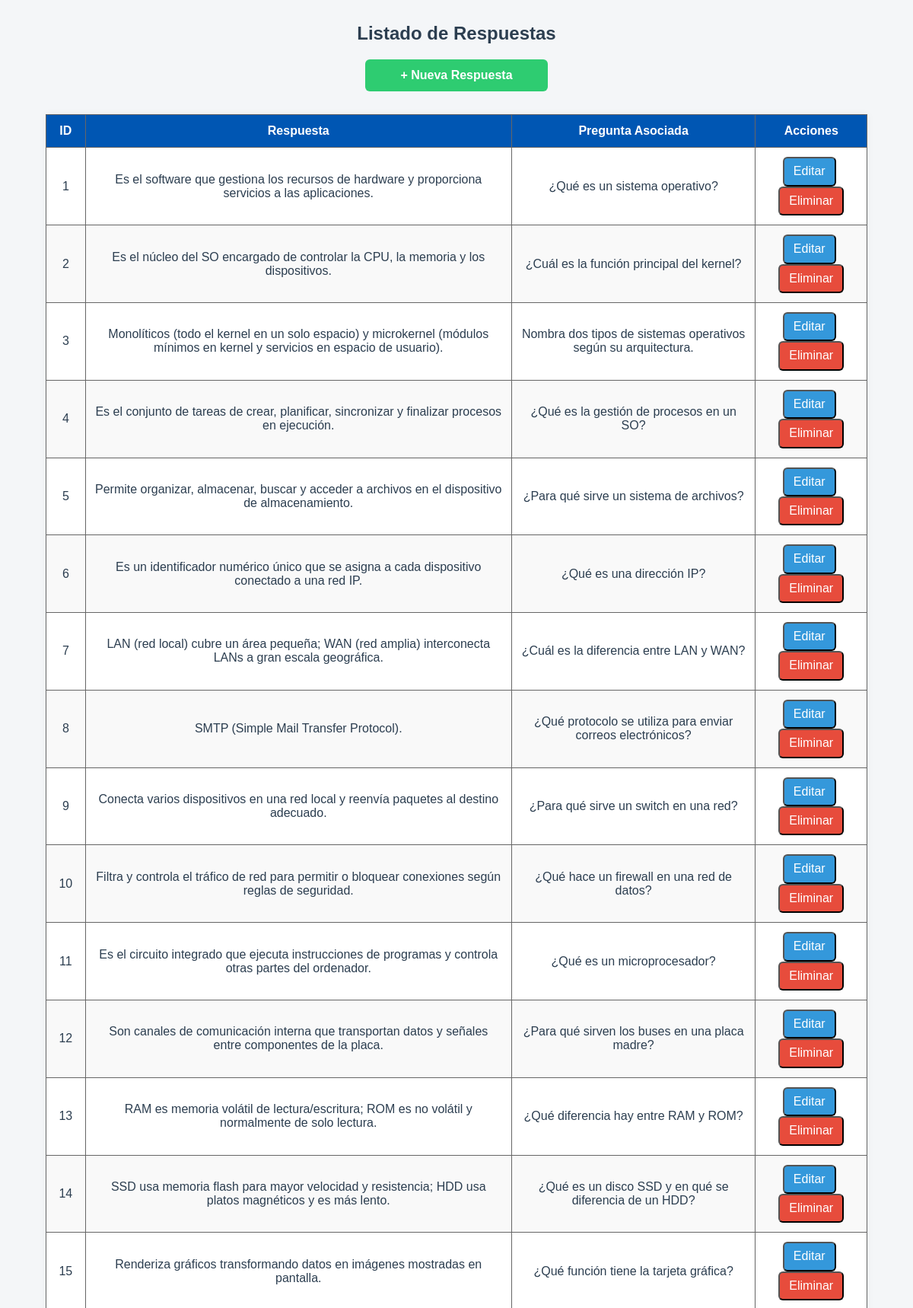
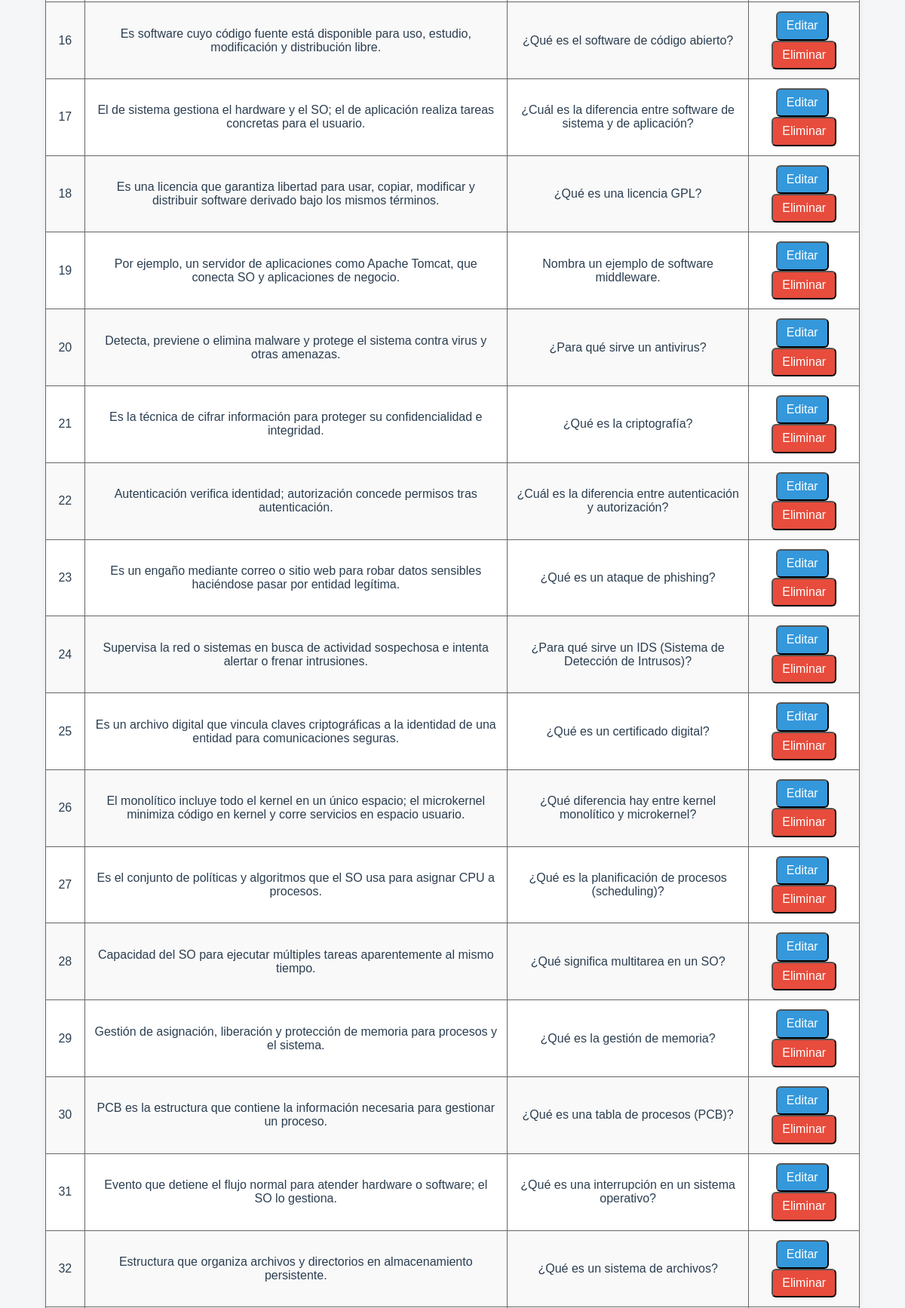
The app's page /listarRespuesta.php (upper part) with its own data (2 pictures, top to bottom).
### tables this page shows
CREATE TABLE `respuesta` (
  `id` int(11) NOT NULL,
  `respuesta` varchar(500) NOT NULL,
  `pregunta_id` int(11) NOT NULL
);

### Model/respuesta.class.php (called while the page is built, shortened)
<?php
class Respuesta {
    public static function obtenerTodxs() {
        $conexion = Database::getInstance()->getConnection();
        $sql = "SELECT r.id, r.respuesta, r.pregunta_id, p.preguntas
                FROM respuesta r
                JOIN preguntas p ON r.pregunta_id = p.id";
        $stmt = $conexion->query($sql);
        return $stmt->fetchAll(PDO::FETCH_ASSOC);
    }
}

### Model/preguntas.class.php (called while the page is built, shortened)
<?php
class Pregunta {
    public static function obtenerTodxs() {
        $conexion = Database::getInstance()->getConnection();
        $sql = "SELECT * FROM preguntas";
        $stmt = $conexion->query($sql);
        return $stmt->fetchAll(PDO::FETCH_ASSOC);
    }
}

### listarRespuesta.php (the view, shortened to what this page needs)
<?php
require_once(__DIR__ . "/Model/respuesta.class.php");
require_once(__DIR__ . "/Model/preguntas.class.php");
$respuestas = Respuesta::obtenerTodxs();
$preguntas = [];
foreach (Pregunta::obtenerTodxs() as $p) {
    $preguntas[$p['id']] = $p['preguntas'];
}
?>
<!DOCTYPE html>
<html lang="es">
<head>
    <link rel="stylesheet" href="css/Formlistar.css">
</head>
<body>
    <h2>Listado de Respuestas</h2>
    <a class="agregar-btn" href="formAltaRespuesta.php">+ Nueva Respuesta</a>
    <table>
        <thead>
            <tr>
                <th>ID</th>
                <th>Respuesta</th>
                <th>Pregunta Asociada</th>
                <th>Acciones</th>
            </tr>
        </thead>
        <tbody>
            <?php if (count($respuestas) > 0): ?>
                <?php foreach ($respuestas as $r): ?>
                    <tr>
                        <td><?= htmlspecialchars($r['id']) ?></td>
                        <td><?= htmlspecialchars($r['respuesta']) ?></td>
                        <td><?= isset($preguntas[$r['pregunta_id']]) ? htmlspecialchars($preguntas[$r['pregunta_id']]) : 'Sin pregunta' ?></td>
                        <td>
                            <form action="formEditarRespuesta.php" method="GET" style="display:inline;">
                               <button type="submit" class="editar">Editar</button>
                            </form>
                            <form action="Controller/respuesta.controller.php" method="POST" style="display:inline;" onsubmit="return confirm('¿Seguro que querés eliminar esta respuesta?');">
                                <button type="submit" class="eliminar">Eliminar</button>
                            </form>
                        </td>
                    </tr>
                <?php endforeach; ?>
            <?php else: ?>
                <tr><td colspan="5">No hay respuestas registradas.</td></tr>
            <?php endif; ?>
        </tbody>
    </table>
</body>
</html>

### css/Formlistar.css (style rules this page uses)
body { font-family: Arial, sans-serif; background-color: #f4f6f8; margin: 0; padding: 0; font-size: 16px; color: #2c3e50; }
h2 { text-align: center; margin-top: 30px; color: #2c3e50; }
table { border-collapse: collapse; width: 90%; margin: 30px auto; background-color: #ffffff; box-shadow: 0 0 10px rgba(0,0,0,0.05); }
th, td { border: 1px solid #666; padding: 12px; text-align: center; font-size: 1rem; }
th { background-color: #0056b3; color: #ffffff; }
tr:nth-child(even) { background-color: #f9f9f9; }
button, .agregar-btn, .volver-btn, a.editar { font-size: 1rem; line-height: 1.4; border-radius: 6px; transition: background-color 0.3s ease, outline 0.2s ease; }
.agregar-btn { display: block; width: 220px; margin: 20px auto; padding: 10px; text-align: center; background-color: #2ecc71; color: #ffffff; text-decoration: none; font-weight: bold; }
button.editar, a.editar { background-color: #3498db; color: #ffffff; padding: 6px 12px; margin-right: 5px; }
button.eliminar { background-color: #e74c3c; color: #ffffff; padding: 6px 12px; }

### records on screen
respuesta: id "1", respuesta "Es el software que gestiona los recursos de hardware y proporciona servicios a las aplicaciones.", pregunta "¿Qué es un sistema operativo?"
respuesta: id "2", respuesta "Es el núcleo del SO encargado de controlar la CPU, la memoria y los dispositivos.", pregunta "¿Cuál es la función principal del kernel?"
respuesta: id "3", respuesta "Monolíticos (todo el kernel en un solo espacio) y microkernel (módulos mínimos en kernel y servicios en espacio de usuario).", pregunta "Nombra dos tipos de sistemas operativos según su arquitectura."
respuesta: id "4", respuesta "Es el conjunto de tareas de crear, planificar, sincronizar y finalizar procesos en ejecución.", pregunta "¿Qué es la gestión de procesos en un SO?"
respuesta: id "5", respuesta "Permite organizar, almacenar, buscar y acceder a archivos en el dispositivo de almacenamiento.", pregunta "¿Para qué sirve un sistema de archivos?"
respuesta: id "6", respuesta "Es un identificador numérico único que se asigna a cada dispositivo conectado a una red IP.", pregunta "¿Qué es una dirección IP?"
respuesta: id "7", respuesta "LAN (red local) cubre un área pequeña; WAN (red amplia) interconecta LANs a gran escala geográfica.", pregunta "¿Cuál es la diferencia entre LAN y WAN?"
respuesta: id "8", respuesta "SMTP (Simple Mail Transfer Protocol).", pregunta "¿Qué protocolo se utiliza para enviar correos electrónicos?"
respuesta: id "9", respuesta "Conecta varios dispositivos en una red local y reenvía paquetes al destino adecuado.", pregunta "¿Para qué sirve un switch en una red?"
respuesta: id "10", respuesta "Filtra y controla el tráfico de red para permitir o bloquear conexiones según reglas de seguridad.", pregunta "¿Qué hace un firewall en una red de datos?"
respuesta: id "11", respuesta "Es el circuito integrado que ejecuta instrucciones de programas y controla otras partes del ordenador.", pregunta "¿Qué es un microprocesador?"
respuesta: id "12", respuesta "Son canales de comunicación interna que transportan datos y señales entre componentes de la placa.", pregunta "¿Para qué sirven los buses en una placa madre?"
respuesta: id "13", respuesta "RAM es memoria volátil de lectura/escritura; ROM es no volátil y normalmente de solo lectura.", pregunta "¿Qué diferencia hay entre RAM y ROM?"
respuesta: id "14", respuesta "SSD usa memoria flash para mayor velocidad y resistencia; HDD usa platos magnéticos y es más lento.", pregunta "¿Qué es un disco SSD y en qué se diferencia de un HDD?"
respuesta: id "15", respuesta "Renderiza gráficos transformando datos en imágenes mostradas en pantalla.", pregunta "¿Qué función tiene la tarjeta gráfica?"
respuesta: id "16", respuesta "Es software cuyo código fuente está disponible para uso, estudio, modificación y distribución libre.", pregunta "¿Qué es el software de código abierto?"
respuesta: id "17", respuesta "El de sistema gestiona el hardware y el SO; el de aplicación realiza tareas concretas para el usuario.", pregunta "¿Cuál es la diferencia entre software de sistema y de aplicación?"
respuesta: id "18", respuesta "Es una licencia que garantiza libertad para usar, copiar, modificar y distribuir software derivado bajo los mismos términos.", pregunta "¿Qué es una licencia GPL?"
respuesta: id "19", respuesta "Por ejemplo, un servidor de aplicaciones como Apache Tomcat, que conecta SO y aplicaciones de negocio.", pregunta "Nombra un ejemplo de software middleware."
respuesta: id "20", respuesta "Detecta, previene o elimina malware y protege el sistema contra virus y otras amenazas.", pregunta "¿Para qué sirve un antivirus?"
respuesta: id "21", respuesta "Es la técnica de cifrar información para proteger su confidencialidad e integridad.", pregunta "¿Qué es la criptografía?"
respuesta: id "22", respuesta "Autenticación verifica identidad; autorización concede permisos tras autenticación.", pregunta "¿Cuál es la diferencia entre autenticación y autorización?"
respuesta: id "23", respuesta "Es un engaño mediante correo o sitio web para robar datos sensibles haciéndose pasar por entidad legítima.", pregunta "¿Qué es un ataque de phishing?"
respuesta: id "24", respuesta "Supervisa la red o sistemas en busca de actividad sospechosa e intenta alertar o frenar intrusiones.", pregunta "¿Para qué sirve un IDS (Sistema de Detección de Intrusos)?"
respuesta: id "25", respuesta "Es un archivo digital que vincula claves criptográficas a la identidad de una entidad para comunicaciones seguras.", pregunta "¿Qué es un certificado digital?"
respuesta: id "26", respuesta "El monolítico incluye todo el kernel en un único espacio; el microkernel minimiza código en kernel y corre servicios en espacio usuario.", pregunta "¿Qué diferencia hay entre kernel monolítico y microkernel?"
respuesta: id "27", respuesta "Es el conjunto de políticas y algoritmos que el SO usa para asignar CPU a procesos.", pregunta "¿Qué es la planificación de procesos (scheduling)?"
respuesta: id "28", respuesta "Capacidad del SO para ejecutar múltiples tareas aparentemente al mismo tiempo.", pregunta "¿Qué significa multitarea en un SO?"
respuesta: id "29", respuesta "Gestión de asignación, liberación y protección de memoria para procesos y el sistema.", pregunta "¿Qué es la gestión de memoria?"
respuesta: id "30", respuesta "PCB es la estructura que contiene la información necesaria para gestionar un proceso.", pregunta "¿Qué es una tabla de procesos (PCB)?"
respuesta: id "31", respuesta "Evento que detiene el flujo normal para atender hardware o software; el SO lo gestiona.", pregunta "¿Qué es una interrupción en un sistema operativo?"
respuesta: id "32", respuesta "Estructura que organiza archivos y directorios en almacenamiento persistente.", pregunta "¿Qué es un sistema de archivos?"
